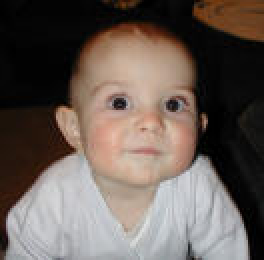
#> input picture src/python/动手学计算机视觉/segmentation.jpeg, 132 x 130 px (shown 2 times larger)
$ python image_segmentation.py
#> lines starting #> are read from the running program, lines starting #| are printed output that depends on the picture
#> in segmentation_single, image is the input picture: shape (130, 132, 3); mean R, G, B 105.6, 93.9, 87.2
#| [0 1 2 3]
"""""
@Author     :   jiguotong
@Contact    :   1776220977@qq.com
@site       :
-----------------------------------------------
@Time       :   2025/7/9
@Description:   《动手学计算机视觉》书中实现的无监督图像分割算法k-means
"""""
from sklearn.cluster import KMeans
from matplotlib.image import imread
import matplotlib.pyplot as plt
import numpy as np
from PIL import Image


# 为每一个类别赋予一个对应的颜色，用于展示
def decode_segmap(label_mask, plot=False):
#> called with plot = False
    label_colours = np.asarray([[79, 103, 67], [143, 146, 126],
                                [129, 94, 64], [52, 53, 55],
                                [96, 84, 70], [164, 149, 129]])
    r = label_mask.copy()
#> r: shape (130, 132) int32; 4 distinct labels, from 0 to 3
    g = label_mask.copy()
    b = label_mask.copy()
    # 为每个类别赋予对应的R、G、B值
    for ll in range(0, 6):
        r[label_mask == ll] = label_colours[ll, 0]
        g[label_mask == ll] = label_colours[ll, 1]
        b[label_mask == ll] = label_colours[ll, 2]
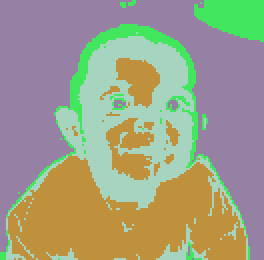
#> b: shape (130, 132) int32 (shown 2 times larger); 4 distinct labels, from 55 to 126; one colour per label, 0 black
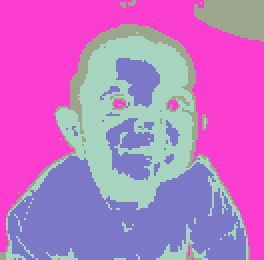
#> g: shape (130, 132) int32 (shown 2 times larger); 4 distinct labels, from 53 to 146; one colour per label, 0 black
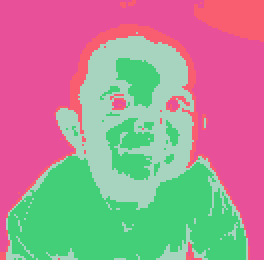
#> r: shape (130, 132) int32 (shown 2 times larger); 4 distinct labels, from 52 to 143; one colour per label, 0 black

    rgb = np.zeros((label_mask.shape[0], label_mask.shape[1], 3))
    rgb[:, :, 0] = r
    rgb[:, :, 1] = g
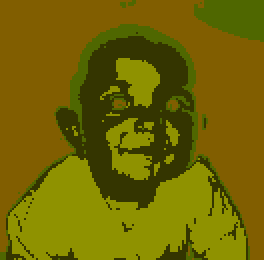
#> rgb: shape (130, 132, 3) float64 (shown 2 times larger); mean of channels 0, 1, 2 112.9, 101.3, 0; drawn as R, G, B
    rgb[:, :, 2] = b
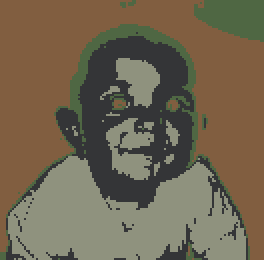
#> rgb: shape (130, 132, 3) float64 (shown 2 times larger); mean of channels 0, 1, 2 112.9, 101.3, 80.3; drawn as R, G, B

    return rgb

def segmentation_single():
    # 输入一张图像，图像来源于参考文献[5]
    image = imread('segmentation.jpeg')[:,:,:3]
    # 将RGB值统一到0-1内
    if np.max(image)>1:
        image = image / 255

    X = image.reshape(-1, image.shape[2])

    # 利用k-means算法进行聚类
    segmented_imgs = []

    # 设定聚类中心个数
    n_cluster= 4
    kmeans = KMeans(n_clusters=n_cluster, random_state=42).fit(X)
    print(np.unique(kmeans.labels_))

    # 获得预测的标签
    segmented_img = kmeans.cluster_centers_[kmeans.labels_]
    segmented_imgs = decode_segmap(kmeans.labels_.reshape(image.shape[0],image.shape[1]))

    # 展示结果
    plt.imshow(image[:,:,:3])
    plt.title('Original image')
    plt.axis('off')
    plt.show(block=True)

    plt.imshow(segmented_imgs.astype(np.uint8))
    plt.title('{} center'.format(n_cluster))
    plt.axis('off')
    plt.show(block=True)

def segmentation_with_coord():
    image = imread('segmentation.jpeg')[:,:,:3]
    # 将RGB值统一到0-255内
    if np.max(image)>1:
        image = image / 255

    sp = image.shape
#> sp = (130, 132, 3)
    # 增加xy坐标的信息
    # 设定一个权重，对坐标信息加权
    weight = 2
    y = weight * np.array([[i for i in range(sp[1])]
                        for j in range(sp[0])]) / sp[0] / sp[1]
    x = weight * np.array([[j for i in range(sp[1])]
                        for j in range(sp[0])])/ sp[0] / sp[1]
    image = np.append(image, x.reshape(sp[0], sp[1], 1), axis=2)
#> image: shape (130, 132, 4) float64
    image = np.append(image, y.reshape(sp[0], sp[1], 1), axis=2)

    X = image.reshape(-1, image.shape[2])
    segmented_imgs = []

    # 将 K 分别设置为6、5、4、3、2
    n_colors = (6, 5, 4, 3, 2)
    for n_cluster in n_colors:
        kmeans = KMeans(n_clusters=n_cluster, random_state=42).fit(X)
        segmented_img = kmeans.cluster_centers_[kmeans.labels_]
        segmented_imgs.append(decode_segmap(
            kmeans.labels_.reshape(image.shape[0],
                                image.shape[1])).astype(np.uint8))
#> this loop made 5 passes
#> pass 2, in decode_segmap (call 3), `r = label_mask.copy()`:
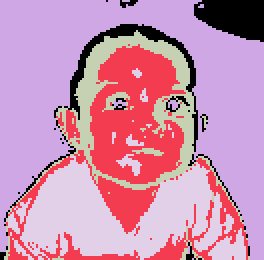
#> r: shape (130, 132) int32 (shown 2 times larger); 5 distinct labels, from 0 to 4; one colour per label, 0 black
#> after the loop, segmented_imgs = 5 items

    # 展示结果
    plt.figure(figsize=(12,8))
    plt.subplot(231)
    plt.imshow(image[:,:,:3])
    plt.title('Original image')
    plt.axis('off')

    for idx,n_clusters in enumerate(n_colors):
        plt.subplot(232+idx)
        plt.imshow(segmented_imgs[idx])
        plt.title('{} center'.format(n_clusters))
        plt.axis('off')
    plt.show(block=True)
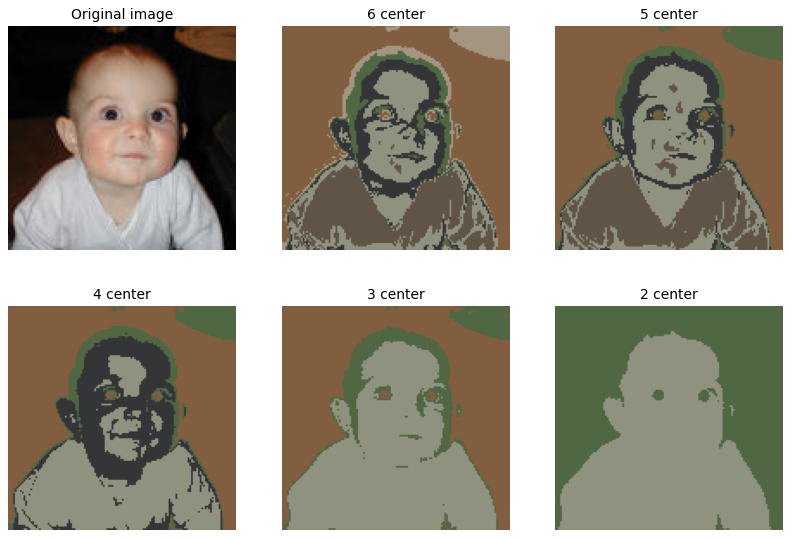
#> figure drawn by matplotlib, 6 panels

if __name__=="__main__":
    segmentation_single()
    segmentation_with_coord()
